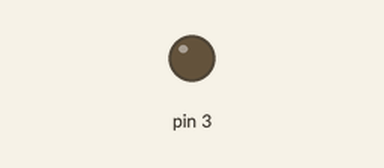
Simulated run of this sketch. Board: Arduino Uno, built with avr-gcc and run on an emulated ATmega328P. On the bench: output pins drawn as LEDs (lit = HIGH).

Above: at 0.1 s.
At 1.3 s:
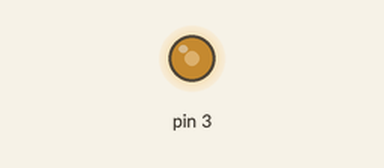
Timing chart, 0 to 1.2 s (numbered marks = the images above):
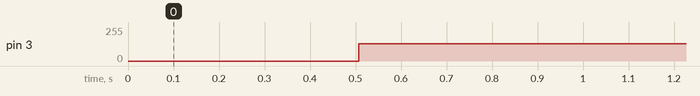

The sketch:

buzzer_voice.ino
```cpp
#include "Arduino.h"
#include <inttypes.h>
#include <avr/io.h>
#define FS 8000 // Speech engine sample rate
uint8_t* ptrAddr;
uint8_t ptrBit;
uint8_t setup_voice;
#define CHIRP_SIZE 41
int8_t chirp[CHIRP_SIZE] = {0x00,0x2a,0xd4,0x32,0xb2,0x12,0x25,0x14,0x02,0xe1,0xc5,0x02,0x5f,0x5a,0x05,0x0f,0x26,0xfc,0xa5,0xa5,0xd6,0xdd,0xdc,0xfc,0x25,0x2b,0x22,0x21,0x0f,0xff,0xf8,0xee,0xed,0xef,0xf7,0xf6,0xfa,0x00,0x03,0x02,0x01};

uint8_t synthPeriod;
uint16_t synthEnergy;
int16_t synthK1,synthK2;
int8_t synthK3,synthK4,synthK5,synthK6,synthK7,synthK8,synthK9,synthK10;
uint8_t tmsEnergy[0x10] = {0x00,0x02,0x03,0x04,0x05,0x07,0x0a,0x0f,0x14,0x20,0x29,0x39,0x51,0x72,0xa1,0xff};
uint8_t tmsPeriod[0x40] = {0x00,0x10,0x11,0x12,0x13,0x14,0x15,0x16,0x17,0x18,0x19,0x1A,0x1B,0x1C,0x1D,0x1E,0x1F,0x20,0x21,0x22,0x23,0x24,0x25,0x26,0x27,0x28,0x29,0x2A,0x2B,0x2D,0x2F,0x31,0x33,0x35,0x36,0x39,0x3B,0x3D,0x3F,0x42,0x45,0x47,0x49,0x4D,0x4F,0x51,0x55,0x57,0x5C,0x5F,0x63,0x66,0x6A,0x6E,0x73,0x77,0x7B,0x80,0x85,0x8A,0x8F,0x95,0x9A,0xA0};
int16_t tmsK1[0x20]     = {0x82C0,0x8380,0x83C0,0x8440,0x84C0,0x8540,0x8600,0x8780,0x8880,0x8980,0x8AC0,0x8C00,0x8D40,0x8F00,0x90C0,0x92C0,0x9900,0xA140,0xAB80,0xB840,0xC740,0xD8C0,0xEBC0,0x0000,0x1440,0x2740,0x38C0,0x47C0,0x5480,0x5EC0,0x6700,0x6D40};
int16_t tmsK2[0x20]     = {0xAE00,0xB480,0xBB80,0xC340,0xCB80,0xD440,0xDDC0,0xE780,0xF180,0xFBC0,0x0600,0x1040,0x1A40,0x2400,0x2D40,0x3600,0x3E40,0x45C0,0x4CC0,0x5300,0x5880,0x5DC0,0x6240,0x6640,0x69C0,0x6CC0,0x6F80,0x71C0,0x73C0,0x7580,0x7700,0x7E80};
int8_t tmsK3[0x10]      = {0x92,0x9F,0xAD,0xBA,0xC8,0xD5,0xE3,0xF0,0xFE,0x0B,0x19,0x26,0x34,0x41,0x4F,0x5C};
int8_t tmsK4[0x10]      = {0xAE,0xBC,0xCA,0xD8,0xE6,0xF4,0x01,0x0F,0x1D,0x2B,0x39,0x47,0x55,0x63,0x71,0x7E};
int8_t tmsK5[0x10]      = {0xAE,0xBA,0xC5,0xD1,0xDD,0xE8,0xF4,0xFF,0x0B,0x17,0x22,0x2E,0x39,0x45,0x51,0x5C};
int8_t tmsK6[0x10]      = {0xC0,0xCB,0xD6,0xE1,0xEC,0xF7,0x03,0x0E,0x19,0x24,0x2F,0x3A,0x45,0x50,0x5B,0x66};
int8_t tmsK7[0x10]      = {0xB3,0xBF,0xCB,0xD7,0xE3,0xEF,0xFB,0x07,0x13,0x1F,0x2B,0x37,0x43,0x4F,0x5A,0x66};
int8_t tmsK8[0x08]      = {0xC0,0xD8,0xF0,0x07,0x1F,0x37,0x4F,0x66};
int8_t tmsK9[0x08]      = {0xC0,0xD4,0xE8,0xFC,0x10,0x25,0x39,0x4D};
int8_t tmsK10[0x08]     = {0xCD,0xDF,0xF1,0x04,0x16,0x20,0x3B,0x4D};

ISR(TIMER1_COMPA_vect) {
  static uint8_t nextPwm;
  static uint8_t periodCounter;
  static int16_t x0,x1,x2,x3,x4,x5,x6,x7,x8,x9,x10;
  int16_t u0,u1,u2,u3,u4,u5,u6,u7,u8,u9,u10;
  OCR2B = nextPwm;
  sei();
  if (synthPeriod) {
    // Voiced source
    if (periodCounter < synthPeriod) {
      periodCounter++;
    } else {
      periodCounter = 0;
    }
    if (periodCounter < CHIRP_SIZE) {
      u10 = ((chirp[periodCounter]) * (uint32_t) synthEnergy) >> 8;
    } else {
      u10 = 0;
    }
  } else {
    // Unvoiced source
    static uint16_t synthRand = 1;
    synthRand = (synthRand >> 1) ^ ((synthRand & 1) ? 0xB800 : 0);
    u10 = (synthRand & 1) ? synthEnergy : -synthEnergy;
  }
  // Lattice filter forward path
  u9 = u10 - (((int16_t)synthK10*x9) >> 7);
  u8 = u9 - (((int16_t)synthK9*x8) >> 7);
  u7 = u8 - (((int16_t)synthK8*x7) >> 7);
  u6 = u7 - (((int16_t)synthK7*x6) >> 7);
  u5 = u6 - (((int16_t)synthK6*x5) >> 7);
  u4 = u5 - (((int16_t)synthK5*x4) >> 7);
  u3 = u4 - (((int16_t)synthK4*x3) >> 7);
  u2 = u3 - (((int16_t)synthK3*x2) >> 7);
  u1 = u2 - (((int32_t)synthK2*x1) >> 15);
  u0 = u1 - (((int32_t)synthK1*x0) >> 15);
  // Output clamp
  if (u0 > 511) u0 = 511;
  if (u0 < -512) u0 = -512;
  // Lattice filter reverse path
  x9 = x8 + (((int16_t)synthK9*u8) >> 7);
  x8 = x7 + (((int16_t)synthK8*u7) >> 7);
  x7 = x6 + (((int16_t)synthK7*u6) >> 7);
  x6 = x5 + (((int16_t)synthK6*u5) >> 7);
  x5 = x4 + (((int16_t)synthK5*u4) >> 7);
  x4 = x3 + (((int16_t)synthK4*u3) >> 7);
  x3 = x2 + (((int16_t)synthK3*u2) >> 7);
  x2 = x1 + (((int32_t)synthK2*u1) >> 15);
  x1 = x0 + (((int32_t)synthK1*u0) >> 15);
  x0 = u0;
  nextPwm = (u0>>2)+0x80;
}

/***   Global variables   ***/
const uint8_t spDANGER[] PROGMEM = {0x2D, 0xBF, 0x21, 0x92, 0x59, 0xB4, 0x9F, 0xA2, 0x87, 0x10, 0x8E, 0xDC, 0x72, 0xAB, 0x5B, 0x9D, 0x62, 0xA6, 0x42, 0x9E, 0x9C, 0xB8, 0xB3, 0x95, 0x0D, 0xAF, 0x14, 0x15, 0xA5, 0x47, 0xDE, 0x1D, 0x7A, 0x78, 0x3A, 0x49, 0x65, 0x55, 0xD0, 0x5E, 0xAE, 0x3A, 0xB5, 0x53, 0x93, 0x88, 0x65, 0xE2, 0x00, 0xEC, 0x9A, 0xEA, 0x80, 0x65, 0x82, 0xC7, 0xD8, 0x63, 0x0A, 0x9A, 0x65, 0x5D, 0x53, 0xC9, 0x49, 0x5C, 0xE1, 0x7D, 0x2F, 0x73, 0x2F, 0x47, 0x59, 0xC2, 0xDE, 0x9A, 0x27, 0x5F, 0xF1, 0x8B, 0xDF, 0xFF, 0x03};
const uint8_t spMOTOR[]  PROGMEM = {0x66, 0xAA, 0x8C, 0x69, 0x53, 0x92, 0xC4, 0x2D, 0x2F, 0x6B, 0x2A, 0x74, 0xDA, 0x9D, 0xB2, 0xDD, 0xF6, 0x36, 0xAB, 0xCE, 0x78, 0xDA, 0x9D, 0xB2, 0xD5, 0x9A, 0x01, 0xDB, 0x77, 0x45, 0xA0, 0x75, 0xC5, 0xB8, 0x71, 0x59, 0xDA, 0x31, 0xE5, 0x6A, 0x22, 0x63, 0xDE, 0xDA, 0x9A, 0xBB, 0xA3, 0x75, 0x68, 0xAF, 0x7B, 0x3E, 0xC3, 0x9D, 0x97, 0x60, 0x87, 0xE6, 0x8B, 0x4F, 0x78, 0x4B, 0x76, 0xB2, 0x09, 0xAF, 0xFE, 0xFD, 0x7F};
const uint8_t spIS[]                PROGMEM ={0x23,0x6B,0xCE,0x99,0x3B,0x16,0xAF,0xAC,0xDA,0x60,0x9E,0xFC,0xB1,0xF2,0xEC,0x9D,0xB5,0xF2,0xC6,0xC9,0x42,0x50,0x37,0xEF,0x46,0x37,0xBF,0xC5,0xAE,0x56,0xE3,0x7D,0x84,0x84,0xDF,0xEE,0x5D,0xEF,0x6B,0x5F,0xFB,0xD6,0x7F,0xA9,0x6E,0x64,0xEE,0x1C,0xB0,0x00,0xB9,0x03,0xBE,0x60,0x76,0xC0,0xF7,0xAC,0x0E,0xF8,0x9A,0xC4,0x00,0xDF,0xB0,0x21,0x40,0x7A,0x97,0x07,0x00,0x00};
const uint8_t spON[]                PROGMEM ={0xA7,0x36,0x7E,0xC6,0xD9,0x97,0x9E,0xC2,0xA4,0x2D,0xA5,0x4E,0x7A,0xAB,0x5B,0xED,0x6A,0x57,0xBB,0x9E,0xCD,0x68,0x75,0x4F,0x37,0x2F,0xBB,0xBD,0x2B,0x9D,0x6E,0x91,0xE6,0xE5,0xD8,0xF4,0xD2,0x49,0xB1,0x8D,0x1B,0xDB,0x99,0x4E,0x3A,0x69,0xB1,0x71,0xAC,0x3A,0x1E,0xB4,0x42,0xC7,0x76,0xE8,0x02,0x77,0x35,0xD7,0xC6,0xAE,0x0B,0x29,0x0C,0x31,0x5D,0x22,0x40,0x57,0xE2,0x07,0x00,0x00};
const uint8_t spFIRE[]   PROGMEM = {0x04, 0x18, 0xCE, 0x4D, 0x02, 0x1A, 0xD0, 0x80, 0x04, 0x46, 0x91, 0x55, 0x57, 0x07, 0x6D, 0xD9, 0xCD, 0xAE, 0x4F, 0x55, 0x5D, 0x59, 0x87, 0xAE, 0xB9, 0xD5, 0x6D, 0x5B, 0xDB, 0x7D, 0x93, 0xB6, 0xED, 0xEE, 0xE3, 0x5A, 0x6B, 0x6A, 0xF4, 0x91, 0xD5, 0x73, 0x6B, 0x67, 0xF5, 0x47, 0xBC, 0xD4, 0xA7, 0x9C, 0xA5, 0x34, 0xE4, 0xD0, 0xA6, 0xF0, 0xE4, 0xAA, 0xB8, 0x2D, 0xAB, 0xC3, 0x9B, 0x62, 0xC2, 0xAC, 0x74, 0xF6, 0x9F, 0xFB, 0x72, 0x0B, 0xEC, 0x92, 0xCD, 0xEE, 0xCF, 0x43, 0x69, 0x4C, 0x5B, 0xFF, 0x3F};
const uint8_t spALERT[]  PROGMEM = {0xA5, 0xCF, 0xC6, 0xAB, 0x55, 0x5B, 0xAF, 0x39, 0xDA, 0xC9, 0x54, 0xDD, 0xBC, 0xC6, 0xC2, 0x3C, 0x27, 0x20, 0xCF, 0x1C, 0xD7, 0x30, 0xB0, 0x45, 0x16, 0x69, 0x1D, 0xC3, 0x11, 0xE4, 0x59, 0x8A, 0x7C, 0xB5, 0x9B, 0x8B, 0xD9, 0x30, 0xB7, 0xD3, 0x76, 0x19, 0x9A, 0x25, 0x59, 0x57, 0x59, 0xEC, 0x11, 0xAF, 0xE8, 0xD9, 0xF9, 0x2A, 0x8A, 0x1D, 0xF0, 0x75, 0x3F, 0x73, 0xAC, 0x87, 0x3B, 0xA2, 0x0B, 0xAA, 0x2B, 0xCF, 0xE4, 0x10, 0xA1, 0xDC, 0x45, 0x64, 0x03, 0x00, 0x80, 0x01, 0x66, 0x36, 0x33, 0xC0, 0xAB, 0xD5, 0x0A, 0x68, 0x25, 0x85, 0x02, 0xFF, 0x0F};

/***   Function declaration   ***/
void setPtr(const uint8_t* addr);
uint8_t rev(uint8_t a);
uint8_t getBits(uint8_t bits);
void say(const uint8_t* addr);

void setup()
{
  //Buzzer is mandatory connected to pin 3 (cannot be changed!)
  //For more words, please visit Talkie library for Arduino
  say(spDANGER);
  say(spDANGER);
  say(spMOTOR);
  say(spIS);
  say(spON);
  say(spFIRE);
  say(spALERT);
}


void loop()
{


}

/***   Function definition   ***/
void setPtr(const uint8_t* addr) {
  ptrAddr = (uint8_t*)addr;
  ptrBit = 0;
}
uint8_t rev(uint8_t a) {
  // 76543210
  a = (a>>4) | (a<<4); // Swap in groups of 4
  // 32107654
  a = ((a & 0xcc)>>2) | ((a & 0x33)<<2); // Swap in groups of 2
  // 10325476
  a = ((a & 0xaa)>>1) | ((a & 0x55)<<1); // Swap bit pairs
  // 01234567
  return a;
}
uint8_t getBits(uint8_t bits) {
  uint8_t value;
  uint16_t data;
  data = rev(pgm_read_byte(ptrAddr))<<8;
  if (ptrBit+bits > 8) {
    data |= rev(pgm_read_byte(ptrAddr+1));
  }
  data <<= ptrBit;
  value = data >> (16-bits);
  ptrBit += bits;
  if (ptrBit >= 8) {
    ptrBit -= 8;
    ptrAddr++;
  }
  return value;
}
void say(const uint8_t* addr) {
  uint8_t energy;

  if (!setup_voice) {
    // Auto-setup.
    //
    // Enable the speech system whenever say() is called.


    pinMode(3,OUTPUT);
    // Timer 2 set up as a 62500Hz PWM.
    //
    // The PWM buzz is well above human hearing range and is
    // very easy to filter out.
    //
    TCCR2A = _BV(COM2B1) | _BV(WGM21) | _BV(WGM20);
    TCCR2B = _BV(CS20);
    TIMSK2 = 0;

    // Unfortunately we cant calculate the next sample every PWM cycle
    // as the routine is too slow. So use Timer 1 to trigger that.
    // Timer 1 set up as a 8000Hz sample interrupt
    TCCR1A = 0;
    TCCR1B = _BV(WGM12) | _BV(CS10);
    TCNT1 = 0;
    OCR1A = F_CPU / FS;
    TIMSK1 = _BV(OCIE1A);
    setup_voice = 1;
  }
  setPtr(addr);
  do {
    uint8_t repeat;
    // Read speech data, processing the variable size frames.
    energy = getBits(4);
    if (energy == 0) {
      // Energy = 0: rest frame
      synthEnergy = 0;
    } else if (energy == 0xf) {
    // Energy = 15: stop frame. Silence the synthesier.
      synthEnergy = 0;
      synthK1 = 0;
      synthK2 = 0;
      synthK3 = 0;
      synthK4 = 0;
      synthK5 = 0;
      synthK6 = 0;
      synthK7 = 0;
      synthK8 = 0;
      synthK9 = 0;
      synthK10 = 0;
    } else {
      synthEnergy = tmsEnergy[energy];
      repeat = getBits(1);
      synthPeriod = tmsPeriod[getBits(6)];
      // A repeat frame uses the last coefficients
      if (!repeat) {
        // All frames use the first 4 coefficients
        synthK1 = tmsK1[getBits(5)];
        synthK2 = tmsK2[getBits(5)];
        synthK3 = tmsK3[getBits(4)];
        synthK4 = tmsK4[getBits(4)];
        if (synthPeriod) {
          // Voiced frames use 6 extra coefficients.
          synthK5 = tmsK5[getBits(4)];
          synthK6 = tmsK6[getBits(4)];
          synthK7 = tmsK7[getBits(4)];
          synthK8 = tmsK8[getBits(3)];
          synthK9 = tmsK9[getBits(3)];
          synthK10 = tmsK10[getBits(3)];
        }
      }
    }
    delay(25);
  } while (energy != 0xf);
}
```
